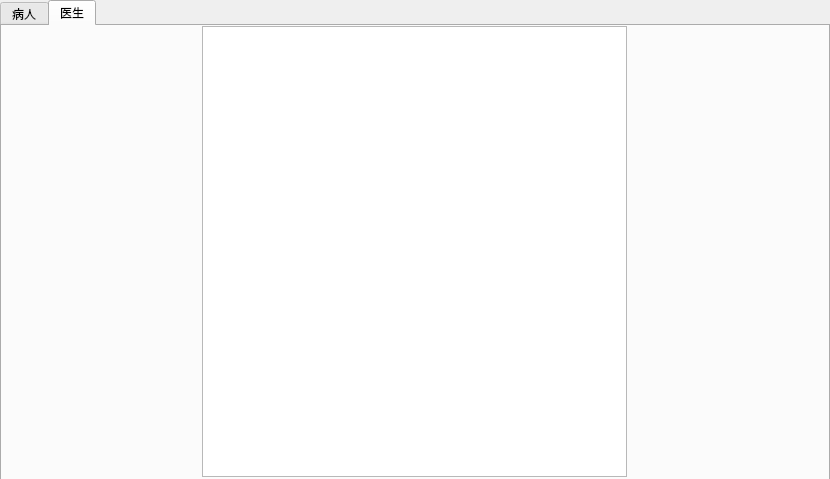
<?xml version="1.0" encoding="UTF-8"?>
<ui version="4.0">
 <class>OpenUser</class>
 <widget class="QDialog" name="OpenUser">
  <property name="geometry">
   <rect>
    <x>0</x>
    <y>0</y>
    <width>830</width>
    <height>479</height>
   </rect>
  </property>
  <property name="windowTitle">
   <string>Dialog</string>
  </property>
  <widget class="QTabWidget" name="tabWidget">
   <property name="geometry">
    <rect>
     <x>0</x>
     <y>0</y>
     <width>830</width>
     <height>481</height>
    </rect>
   </property>
   <property name="currentIndex">
    <number>1</number>
   </property>
   <widget class="QWidget" name="tab">
    <attribute name="title">
     <string>病人</string>
    </attribute>
    <widget class="QTableView" name="tableView">
     <property name="geometry">
      <rect>
       <x>0</x>
       <y>0</y>
       <width>820</width>
       <height>451</height>
      </rect>
     </property>
    </widget>
   </widget>
   <widget class="QWidget" name="tab_2">
    <attribute name="title">
     <string>医生</string>
    </attribute>
    <widget class="QTableView" name="tableView_2">
     <property name="geometry">
      <rect>
       <x>200</x>
       <y>0</y>
       <width>425</width>
       <height>451</height>
      </rect>
     </property>
    </widget>
   </widget>
  </widget>
 </widget>
 <resources/>
 <connections/>
</ui>
